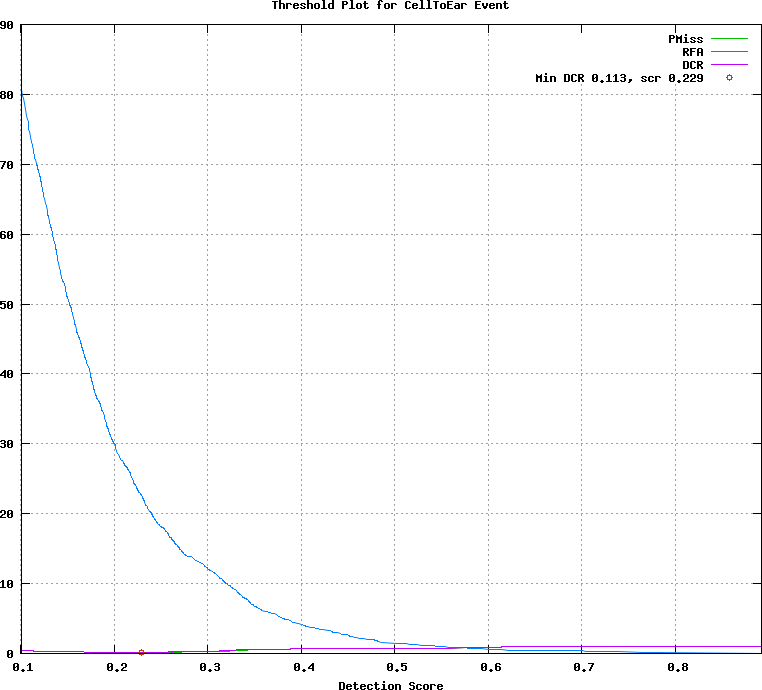

Generate this figure with gnuplot:
## GNUPLOT command file
set terminal postscript color
set style data lines
set title 'Threshold Plot for CellToEar Event'
set xlabel 'Detection Score'
set grid
set size ratio 0.85
plot [0.101000:0.892000]  \
  'test.det.CellToEar_Event.dat.1' using 1:4 title 'PMiss' with lines lt 2, \
  'test.det.CellToEar_Event.dat.1' using 1:5 title 'RFA' with lines lt 3, \
  'test.det.CellToEar_Event.dat.1' using 1:6 title 'DCR' with lines lt 4, \
  'test.det.CellToEar_Event.dat.2' using 1:2 title 'Min DCR 0.113, scr 0.229' with points lt 6
